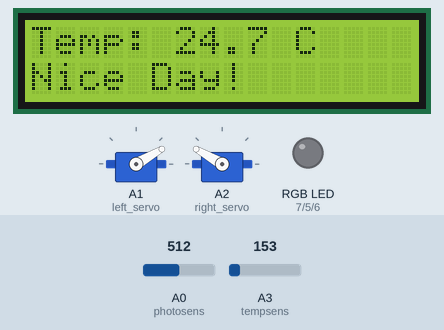
Recording of a sketch running on a simulated Arduino Uno, built with avr-gcc and run on an emulated ATmega328P. On the bench: 2 × servo, 16×2 character LCD, an RGB LED mixed from three pins (HIGH = lit). The test bench sets the inputs (shaded band); at power-on: A0 (photosens) = 512, A3 (tempsens) = 153. What the sketch prints to the serial monitor is not drawn.

Above: at 3.1 s.
3.2 s: A0 (photosens) set to 498
At 3.6 s:
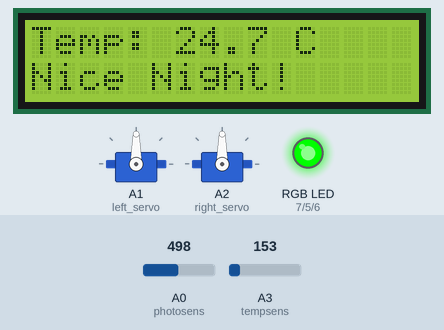
4.7 s: A3 (tempsens) set to 170
At 6.2 s:
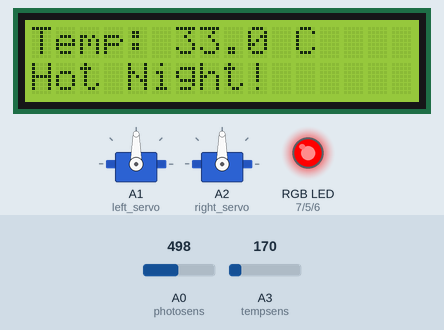
6.9 s: A0 (photosens) set to 522
At 8.6 s:
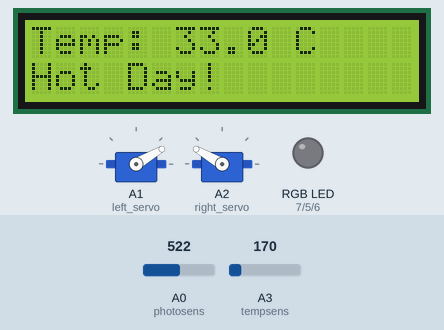
9.2 s: A3 (tempsens) set to 133
At 11.0 s:
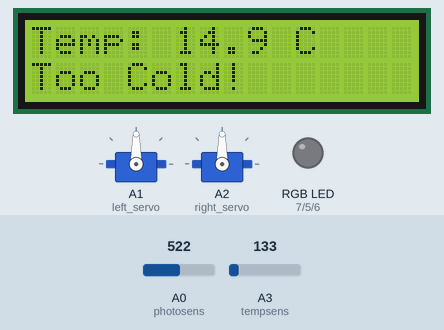
11.5 s: A0 (photosens) set to 511
At 13.4 s:
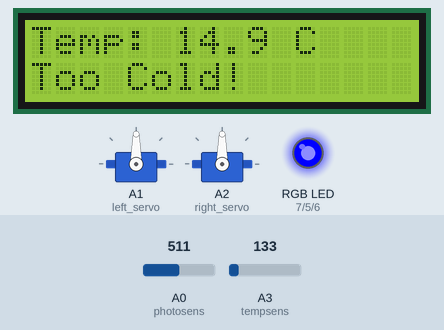
13.7 s: A3 (tempsens) set to 114
At 15.9 s:
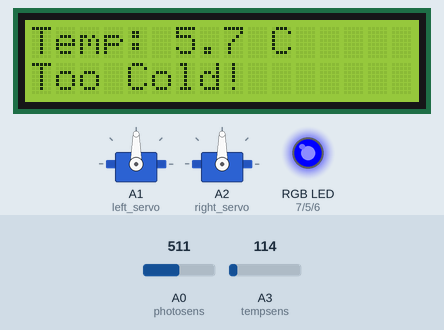
Timing chart, 0 to 17.0 s (numbered marks = the images above; inputs shaded):
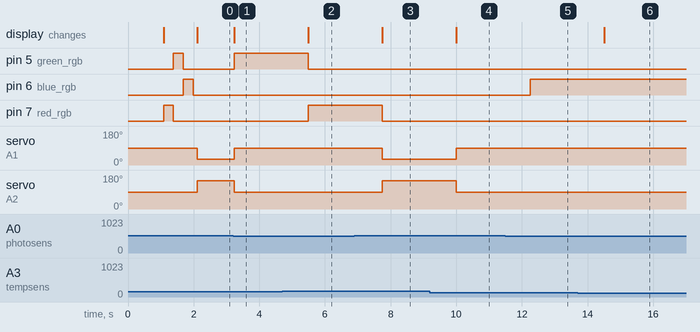

Measured:
- the behaviour switches between 512 and 511 on A0 (photosens) (found by bisection; images 0 and 1)
- the behaviour switches between 153 and 154 on A3 (tempsens) (found by bisection; images 1 and 2)
- after the input at 3.2 s, pin 5 (green_rgb): LOW → HIGH at once; servo on A1 (left_servo): 30° → 90° at once; servo on A2 (right_servo): 150° → 90° at once; the display: changes at once (image 1)
- after the input at 4.7 s, pin 5 (green_rgb): HIGH → LOW after 0.80 s; pin 7 (red_rgb): LOW → HIGH after 0.80 s; the display: changes after 0.80 s (image 2)
- after the input at 6.9 s, pin 7 (red_rgb): HIGH → LOW after 0.84 s; servo on A1 (left_servo): 90° → 30° after 0.85 s; servo on A2 (right_servo): 90° → 150° after 0.85 s; the display: changes after 0.85 s (image 3)
- after the input at 9.2 s, servo on A1 (left_servo): 30° → 90° after 0.80 s; servo on A2 (right_servo): 150° → 90° after 0.80 s; the display: changes after 0.80 s (image 4)
- after the input at 11.5 s, pin 6 (blue_rgb): LOW → HIGH after 0.76 s
- after the input at 13.7 s, the display: changes after 0.81 s (image 6)

The sketch:

Smart_Umbrella_Control_System.ino
```cpp
#include <Servo.h>
#include <Wire.h>
#include <LiquidCrystal_I2C.h>

#define red_rgb 7
#define green_rgb 5
#define blue_rgb 6

#define photosens A0
#define right_servo A2
#define left_servo A1
#define tempsens A3

#define CLOSED_LEFT 90
#define CLOSED_RIGHT 90
#define OPEN_LEFT 30
#define OPEN_RIGHT 150

LiquidCrystal_I2C lcd(0x27, 16, 2);

Servo rightServo;
Servo leftServo;

float temperature = 0.0;
float volt_temp = 0.0;
float light = 0.0;

const char system_ready[] = "System is ready!";

void setup() {
  Serial.begin(9600);

  pinMode(red_rgb, OUTPUT);
  pinMode(green_rgb, OUTPUT);
  pinMode(blue_rgb, OUTPUT);

  pinMode(photosens, INPUT);
  pinMode(tempsens, INPUT);

  leftServo.attach(left_servo);
  rightServo.attach(right_servo);

  leftServo.write(CLOSED_LEFT);
  rightServo.write(CLOSED_RIGHT);

  lcd.init();
  lcd.backlight();

  lcd.setCursor(0, 0);
  lcd.print(system_ready);
  delay(1000);
  lcd.clear();

  digitalWrite(red_rgb, HIGH);
  delay(300);
  digitalWrite(red_rgb, LOW);

  digitalWrite(green_rgb, HIGH);
  delay(300);
  digitalWrite(green_rgb, LOW);

  digitalWrite(blue_rgb, HIGH);
  delay(300);
  digitalWrite(blue_rgb, LOW);
}

void loop() {
  volt_temp = 0;

  for (int i = 0; i < 10; i++) {
    volt_temp += analogRead(tempsens);
    delay(10);
  }

  volt_temp = volt_temp / 10.0;
  volt_temp = (volt_temp * 5.0) / 1024.0;
  temperature = (volt_temp - 0.5) * 100.0;

  light = analogRead(photosens);

  Serial.print("Light: ");
  Serial.println(light);

  Serial.print("Temp: ");
  Serial.print(temperature);
  Serial.println(" C");

  lcd.clear();
  lcd.setCursor(0, 0);
  lcd.print("Temp: ");
  lcd.print(temperature, 1);
  lcd.print(" C");

  lcd.setCursor(0, 1);

  if (light >= 512) {
    Serial.println("Light Mode!");

    digitalWrite(red_rgb, LOW);
    digitalWrite(green_rgb, LOW);
    digitalWrite(blue_rgb, LOW);

    if (temperature >= 25) {
      lcd.print("Hot Day!");
      leftServo.write(OPEN_LEFT);
      rightServo.write(OPEN_RIGHT);
    }
    else if (temperature >= 20) {
      lcd.print("Nice Day!");
      leftServo.write(OPEN_LEFT);
      rightServo.write(OPEN_RIGHT);
    }
    else {
      lcd.print("Too Cold!");
      leftServo.write(CLOSED_LEFT);
      rightServo.write(CLOSED_RIGHT);
    }
  }
  else {
    Serial.println("Dark Mode!");

    leftServo.write(CLOSED_LEFT);
    rightServo.write(CLOSED_RIGHT);

    if (temperature >= 25) {
      lcd.print("Hot Night!");
      digitalWrite(red_rgb, HIGH);
      digitalWrite(green_rgb, LOW);
      digitalWrite(blue_rgb, LOW);
    }
    else if (temperature >= 20) {
      lcd.print("Nice Night!");
      digitalWrite(red_rgb, LOW);
      digitalWrite(green_rgb, HIGH);
      digitalWrite(blue_rgb, LOW);
    }
    else {
      lcd.print("Too Cold!");
      digitalWrite(red_rgb, LOW);
      digitalWrite(green_rgb, LOW);
      digitalWrite(blue_rgb, HIGH);
    }
  }

  delay(1000);
}
```
